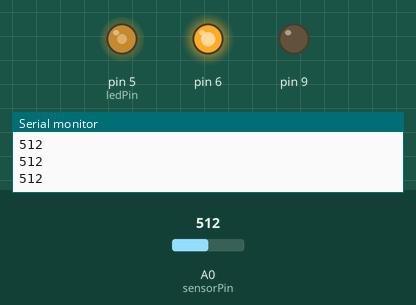
Recording of a sketch running on a simulated Arduino Uno, built with avr-gcc and run on an emulated ATmega328P. Parts: output pins drawn as LEDs (lit = HIGH), the last lines printed to the serial monitor. The inputs (shaded band) are chosen by the test bench; at power-on: A0 (sensorPin) = 512.

Above: at 1.2 s.
1.3 s: A0 (sensorPin) set to 716
At 2.0 s:
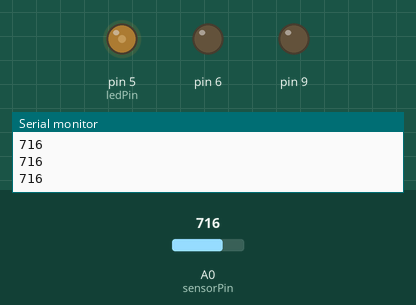
2.8 s: A0 (sensorPin) set to 502
At 3.3 s:
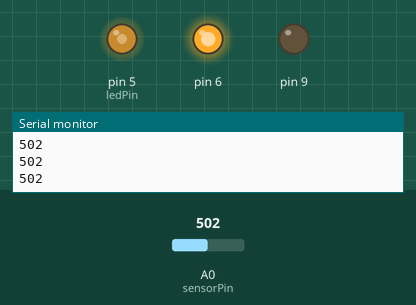
4.3 s: A0 (sensorPin) set to 246
At 5.5 s:
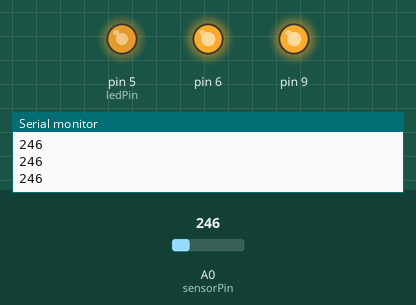
5.8 s: A0 (sensorPin) set to 1023
At 6.9 s:
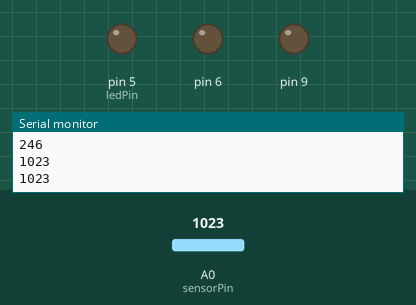
Timing chart, 0 to 8.3 s (numbered marks = the images above; inputs shaded):
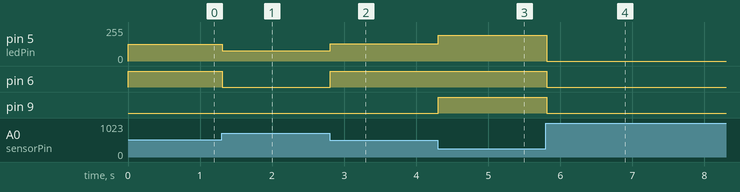

Measured:
- after the input at 1.3 s, pin 5 (ledPin): 127/255 → 76/255 at once; pin 6: HIGH → LOW at once
- after the input at 2.8 s, pin 5 (ledPin): 76/255 → 130/255 at once; pin 6: LOW → HIGH at once
- after the input at 4.3 s, pin 5 (ledPin): 130/255 → 194/255 at once; pin 9: LOW → HIGH at once
- after the input at 5.8 s, pin 5 (ledPin): 194/255 → 0/255 at once; pin 6, pin 9: HIGH → LOW at once

The sketch:

fade.ino
```cpp
int sensorPin = A0;    // select the input pin for the potentiometer
int sensorValue = 0;  // variable to store the value coming from the sensor
int ledPin = 5;    // LED connected to digital pin 5

void setup() {
  // nothing happens in setup
  pinMode(5, OUTPUT);
  pinMode(6, OUTPUT);
  pinMode(9, OUTPUT);

  Serial.begin(9600);
}

void loop() {
  // read the value from the sensor:
  sensorValue = analogRead(sensorPin);
  // write sensor value to the serial interface
  Serial.println(sensorValue); //then open tools > serial monitor

  // LEDs off
  if (sensorValue == 1023) {
//    digitalWrite(5, LOW);
    analogWrite(5, (1023-sensorValue)/4);
    digitalWrite(6, LOW);
    digitalWrite(9, LOW);

    delay(sensorValue);

    sensorValue = analogRead(sensorPin);
  } // LED 3 (3/4)
    else if (sensorValue <= 256) {
    digitalWrite(9, HIGH);
    digitalWrite(6, HIGH);
    analogWrite(5, (1023-sensorValue)/4);
//    digitalWrite(5, HIGH);
    sensorValue = analogRead(sensorPin);
  } // LED 2 (2/4)
    else if (sensorValue <= 512) {
    digitalWrite(9, LOW);
    digitalWrite(6, HIGH);
    analogWrite(5, (1023-sensorValue)/4);
//    digitalWrite(5, HIGH);
    sensorValue = analogRead(sensorPin);
  } // LED 1 (1/4)
    else if (sensorValue <= 768) {
    digitalWrite(9, LOW);
    digitalWrite(6, LOW);
    analogWrite(5, (1023-sensorValue)/4);
//    digitalWrite(5, HIGH);
    sensorValue = analogRead(sensorPin);

    }
}
```
